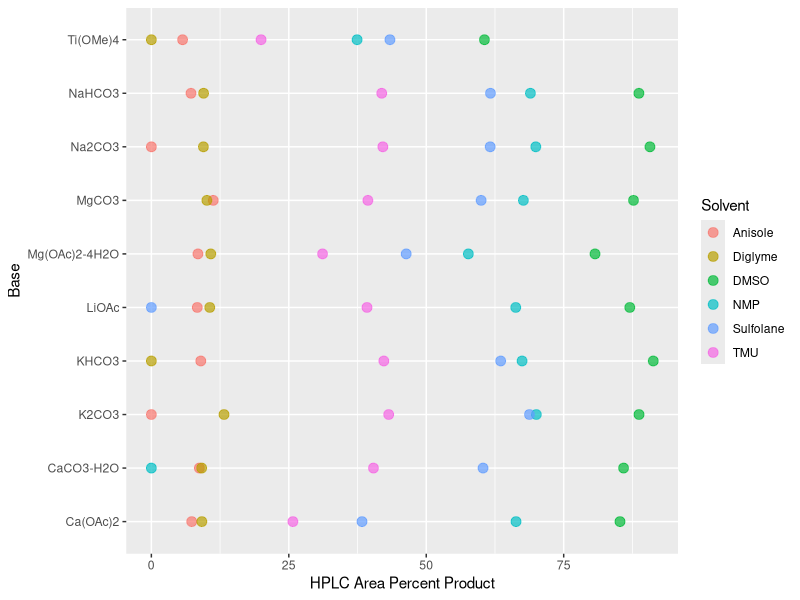
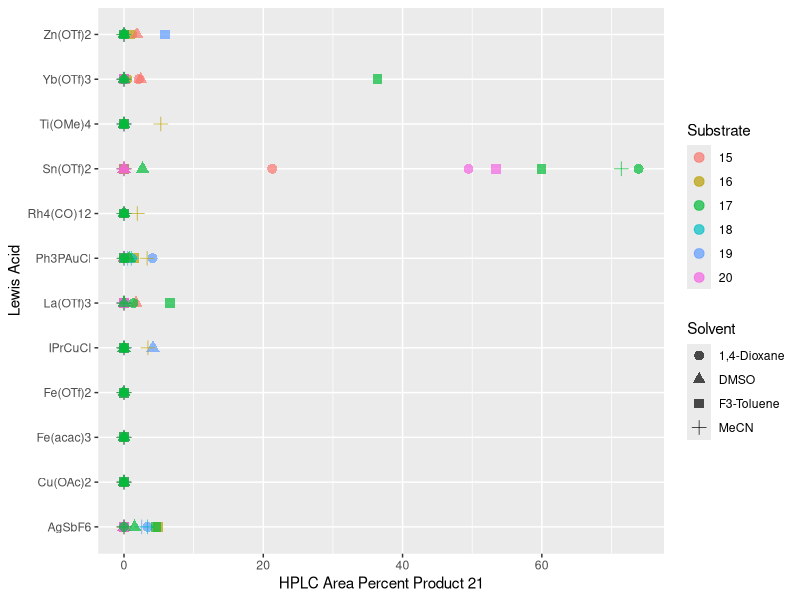
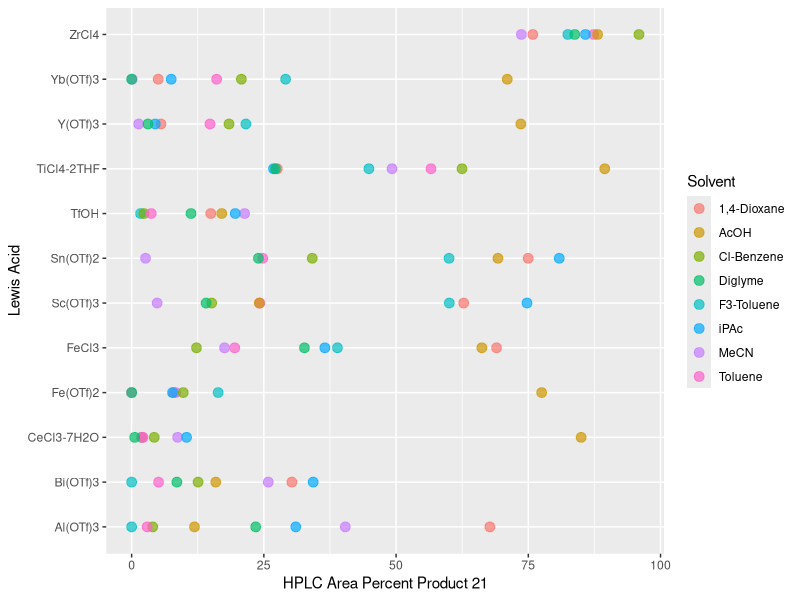
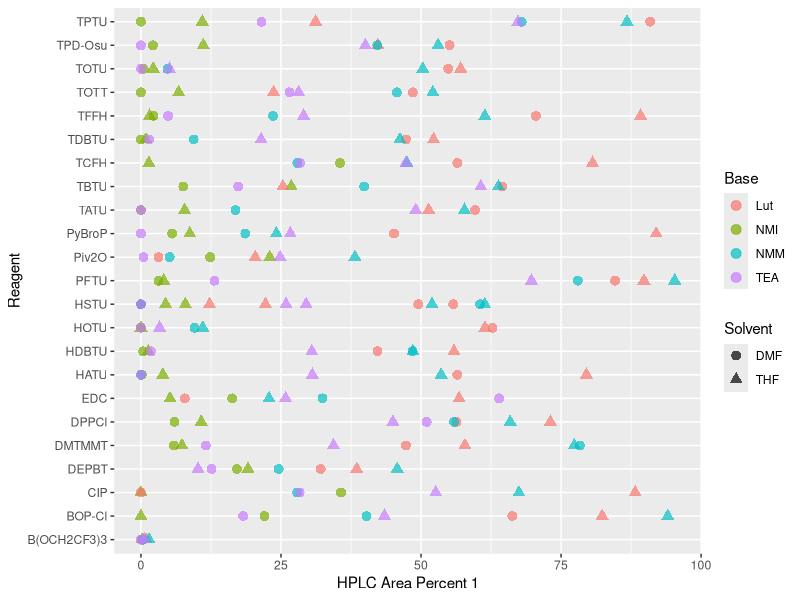
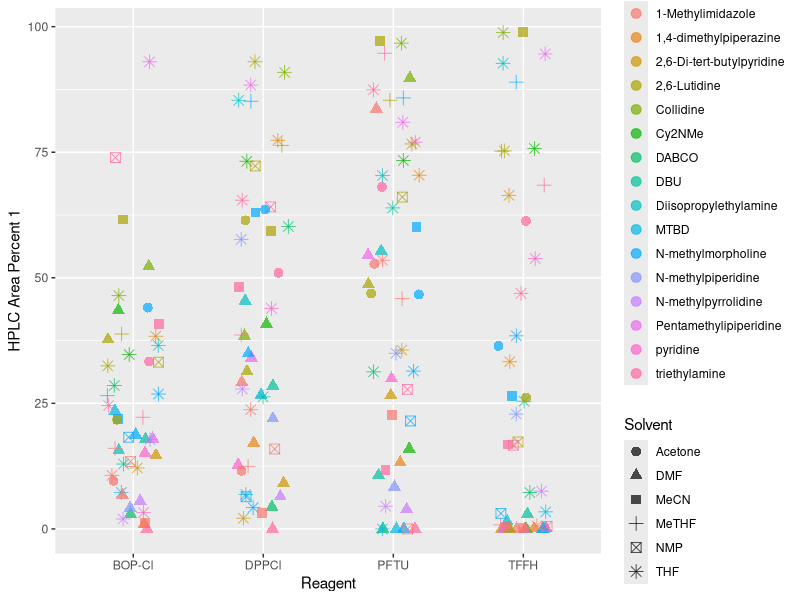
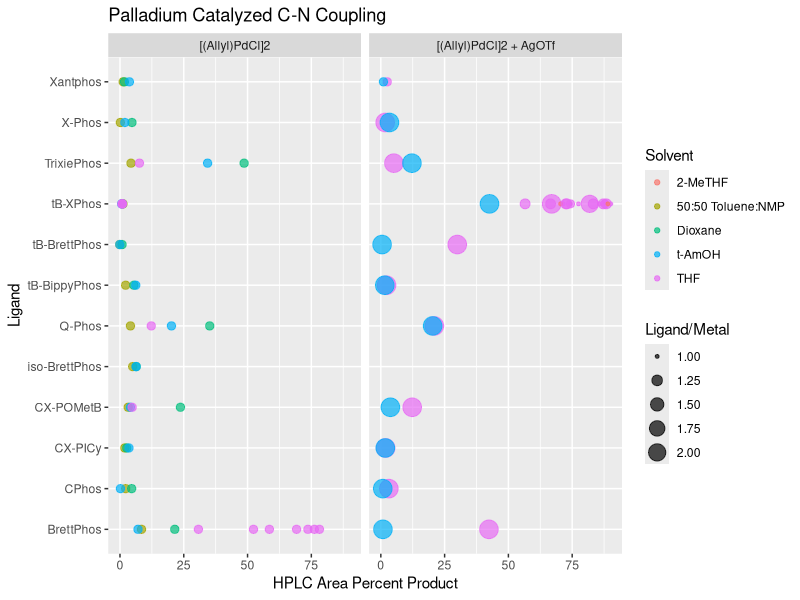

Recreate these plots in R, in order.
# Prepare visualizations for the BTK Max Route innovation paper

library(tidyverse)

df <- read_csv("2022-01-05_Publication_BTKMax_TidyData.csv")

# SnAr HTE Round 1 --------------------------------------------------------

SnAr <- df %>% filter(Step == "SnAr")

SnAr <- SnAr %>%
  filter(Temp_C == 100)

SnAr_Plot <- ggplot(SnAr, aes(x = `AP_PDT`, y = Base))+
  geom_point(aes(color = Solvent), size = 3, alpha = 0.7)+
  labs(x = "HPLC Area Percent Product", y = "Base")

SnAr_Plot

# Indole HTE Round 1 ------------------------------------------------------


Indole <- df %>% filter(Step == "Indole") %>% filter(Reaction_Round == "Round 1")

Indole$Substrate <- as.character(Indole$Substrate)


Indole_Plot <- ggplot(Indole, aes(x = `AP_PDT`, y = Lewis_Acid))+
  geom_point(aes(color = Substrate, shape = Solvent), size = 3, alpha = 0.7)+
  labs(x = "HPLC Area Percent Product 21", y = "Lewis Acid")

Indole_Plot


# Indole HTE Round 2 ------------------------------------------------------


Indole_2 <- df %>% filter(Step == "Indole") %>% filter(Reaction_Round == "Round 2")
Indole_2$Temp_C <- as.character(Indole_2$Temp_C)

Indole_2_Plot <- ggplot(Indole_2, aes(x = `AP_PDT`, y = Lewis_Acid))+
  geom_point(aes(color = Solvent), size = 3, alpha = 0.7)+
  labs(x = "HPLC Area Percent Product 21", y = "Lewis Acid")

Indole_2_Plot


# Amidation Rounds 1 and 2 ------------------------------------------------

Amidation <- df %>% filter(Step == "Amidation") %>% filter(Reaction_Round != "Round 3")

Amidation$Base[Amidation$Base == "1-Methylimidazole"] <- "NMI"
Amidation$Base[Amidation$Base == "2,6-Lutidine"] <- "Lut"
Amidation$Base[Amidation$Base == "N-methylmorpholine"] <- "NMM"
Amidation$Base[Amidation$Base == "Triethylamine"] <- "TEA"

Amidation$Temp_C <- as.character(Amidation$Temp_C)

Amidation_Plot <- ggplot(Amidation, aes(x = AP_PDT, y = Activator))+
  geom_point(aes(color = Base, shape = Solvent), size = 3, alpha = 0.7)+
  labs(x = "HPLC Area Percent 1", y = "Reagent")

Amidation_Plot


# Amidation Round 3 -------------------------------------------------------


Amidation_3 <- df %>% filter(Step == "Amidation") %>% filter(Reaction_Round == "Round 3")

Amidation_3$Solvent[Amidation_3$Solvent == "DIMETHYLFORMAMIDE"] <- "DMF"
Amidation_3$Solvent[Amidation_3$Solvent == "N-METHYL PYRROLIDINONE"] <- "NMP"
Amidation_3$Solvent[Amidation_3$Solvent == "TETRAHYDROFURAN"] <- "THF"
Amidation_3$Solvent[Amidation_3$Solvent == "ACETONITRILE"] <- "MeCN"
Amidation_3$Solvent[Amidation_3$Solvent == "ACETONE"] <- "Acetone"
Amidation_3$Solvent[Amidation_3$Solvent == "2-METHYLTETRAHYDROFURAN"] <- "MeTHF"


Amidation_3 <- ggplot(Amidation_3, aes(x = Activator, y = `AP_PDT`))+
  geom_jitter(aes(color = Base, shape = Solvent), size = 3, alpha = 0.7, width = 0.2, height = 0)+
  labs(x = "Reagent", y = "HPLC Area Percent 1")

Amidation_3


# C-N Coupling ------------------------------------------------------------

Catalysis_Data <- df %>% filter(Step == "Pd CN Coupling")
Catalysis_Data_Short <- Catalysis_Data %>%
  filter(Precatalyst %in% c("[(Allyl)PdCl]2", "[(Allyl)Pd]OTf")) %>%
  filter(Time_h > 10)

Catalysis_Ligand <- Catalysis_Data_Short %>%
  group_by(Ligand) %>%
  summarize(mean_Ligand = mean(AP_PDT),
            counts = n()) %>%
  arrange(desc(mean_Ligand)) %>%
  slice(1:12)

Catalysis_Ligand_List <- c(Catalysis_Ligand$Ligand)

Catalysis_Data_Short <- Catalysis_Data_Short %>%
  filter(Ligand %in% Catalysis_Ligand_List)

Catalysis_Data_Short$Precatalyst[Catalysis_Data_Short$Precatalyst == "[(Allyl)Pd]OTf"] <-  "[(Allyl)PdCl]2 + AgOTf"

Catalysis_Data_Short$`Ligand/Metal` <- ifelse(str_detect(Catalysis_Data_Short$Precatalyst, "AgOTf"), Catalysis_Data_Short$Ligand_Equiv/Catalysis_Data_Short$Precatalyst_Equiv, (Catalysis_Data$Ligand_Equiv/Catalysis_Data$Precatalyst_Equiv)/2)

Catalysis_Data_Short <- Catalysis_Data_Short %>% filter(`Ligand/Metal` < 2.9)

Catalysis_1 <- ggplot(Catalysis_Data_Short, aes(x = AP_PDT, y = Ligand))+
  geom_jitter(aes(color = Solvent, size = `Ligand/Metal`), alpha = 0.7, width = 0.2, height = 0)+
  facet_wrap(~Precatalyst)+
  ggtitle("Palladium Catalyzed C-N Coupling")+
  labs(x = "HPLC Area Percent Product", y = "Ligand")

Catalysis_1
